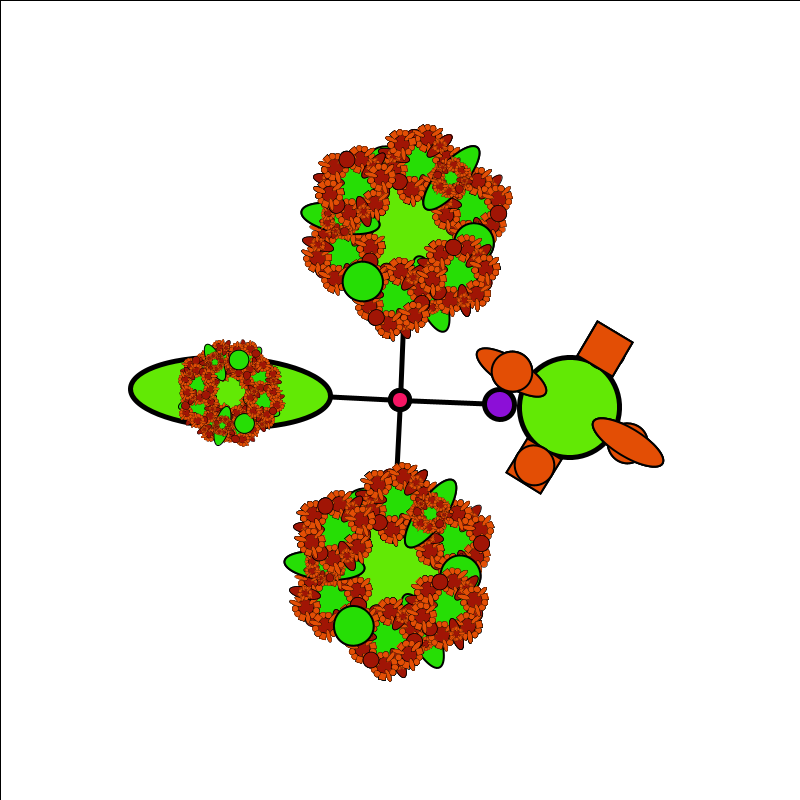
Frame 1 (no input)
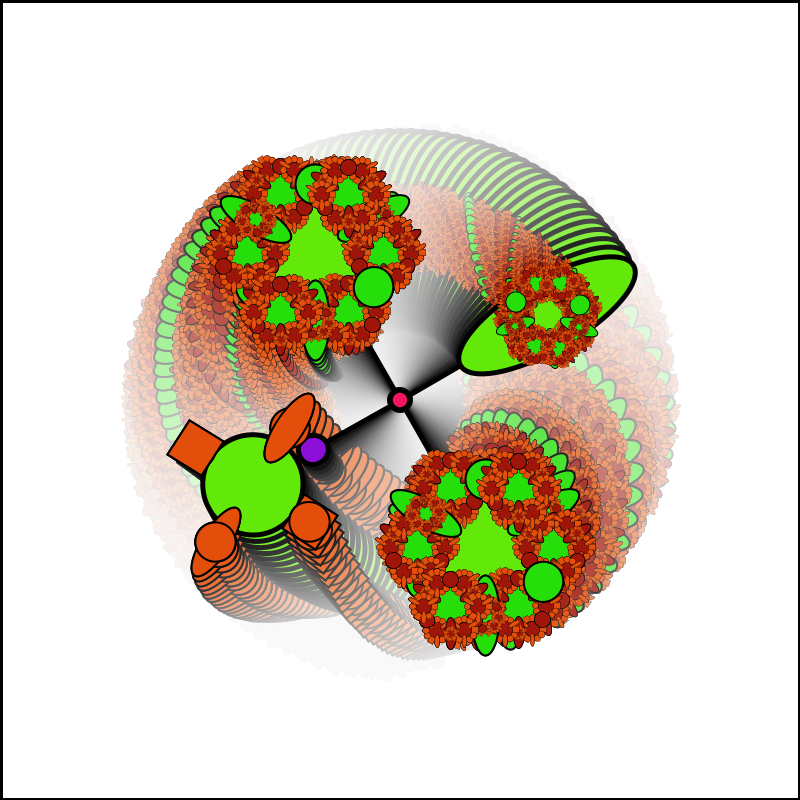
Frame 60 (the mouse pressed at the canvas centre just before this capture)
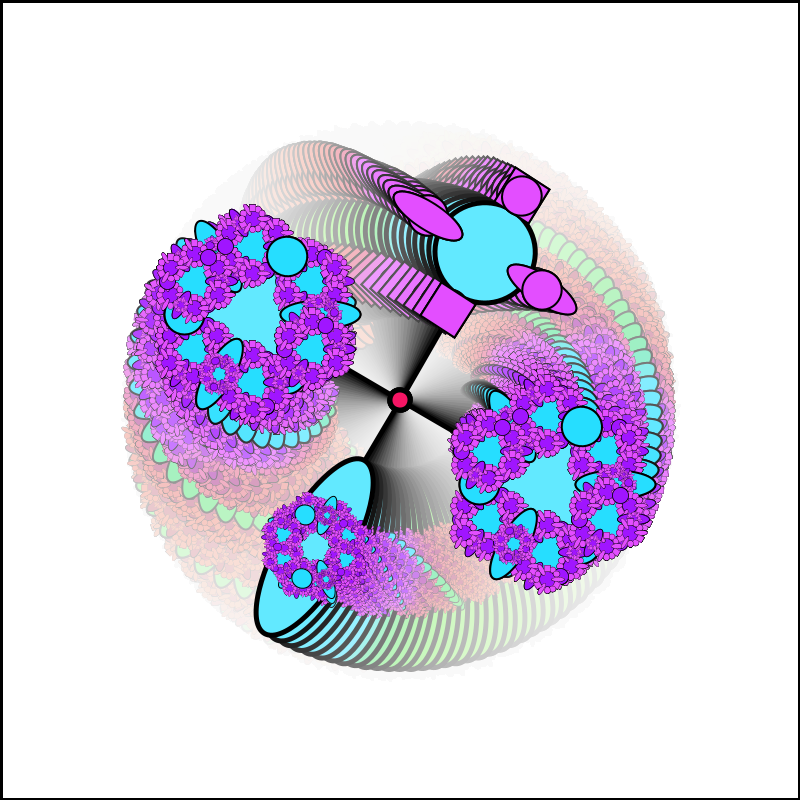
Frame 120 (the mouse held since frame 60 and released just before this capture)

The Processing sketch that drew these frames (run headless with seeded random() and noise(); from frame 60 on, the mouse is pressed at the canvas centre):

// Processing sketch: processing_52255
// ── processing_52255.pde

int MaxDepth = 4;
float bval = 0;
float Theta = 0;
float grow = 0;
float x1 = 0;
float y1 = 100;
float x2 = 100;
float y2 = 0;
float x3 = 0;
float y3 = -100;
float x4 = -100;
float y4 = 0;

void setup() {
  frameRate(1000);
  size(800, 800);
  background(255);
  smooth();
}

void draw() {
  Theta += radians(.5);
  drawAxles();
  drawBeam();
  drawOutSeats();
  drawCircles(1);
}

void drawAxles() { 
  fill(255, 20);
  rect(0, 0, width, height);
  translate(width/2, height/2);
  rotate(Theta*5);
  axle();
  drawBeam();
}

void drawBeam() {
  fill(245, 21, 100);
  ellipseMode(CENTER);
  ellipse(0, 0, 20, 20);
}

void axle() {
  strokeWeight(5);
  line(0, 0, x1, y1);
  line(0, 0, x2, y2);
  line(0, 0, x3, y3);
  line(0, 0, x4, y4);
}

void drawOutSeats() {
  ellipseMode(CENTER);
  fill(155, 20, 200);
  ellipse(x1, y1, 30, 30);
  fill(140, 15, 215);
  ellipse(x2, y2, 30, 30);
  fill(125, 10, 230);
  ellipse(x3, y3, 30, 30);
  fill(110, 5, 245);
  ellipse(x4, y4, 30, 30);
}

void drawCircles(int depth) {
      grow += (0.1 * Theta);
       bval = (bval*Theta)+5;
       if (Theta >= radians(360)) {
         bval = (bval/Theta)+5;
       }
       switch (depth) {
         case 1: fill(color(98, 233, bval));  break;
         case 2: fill(color(38, 222, bval));  break;
         case 3: fill(color(160, 21, bval));  break;
         case 4: fill(color(227, 78, bval));  break;
         default: return;
       }
       rect(x1-50, y1+20, 100, 100);
       ellipse(x2+70, y2, 100, 100);
       ellipse(x3, y3-70, 100, 100);
       ellipse(x4-70, y4, 200, 70);
       
       for (int i=0; i<5; i++) {
         pushMatrix();
           translate(x1, y1+70);
           rotate(Theta*4 + radians(i*120));
           translate(0, 0.6);
           scale(0.4);
           drawCircles(depth+1);
           popMatrix();
         pushMatrix();
           translate(x2+70, y2);
           rotate(-Theta*8 + radians(i*180)+10);
           translate(0, .3);
           scale(0.4);
           drawCircles(depth+3);
           popMatrix();
         pushMatrix();
           translate(x3, y3-70);
           rotate(Theta*16 + radians(i*120));
           translate(0, 0.6);
           scale(0.4);
           drawCircles(depth+1);
           popMatrix();
         pushMatrix();
           translate(x4-70, y4);
           rotate(-Theta*20 - radians(i*500)+40);
           translate(0, 0.6);
           scale(0.2);
           drawCircles(depth+1);
           popMatrix();
}
}
  

  
